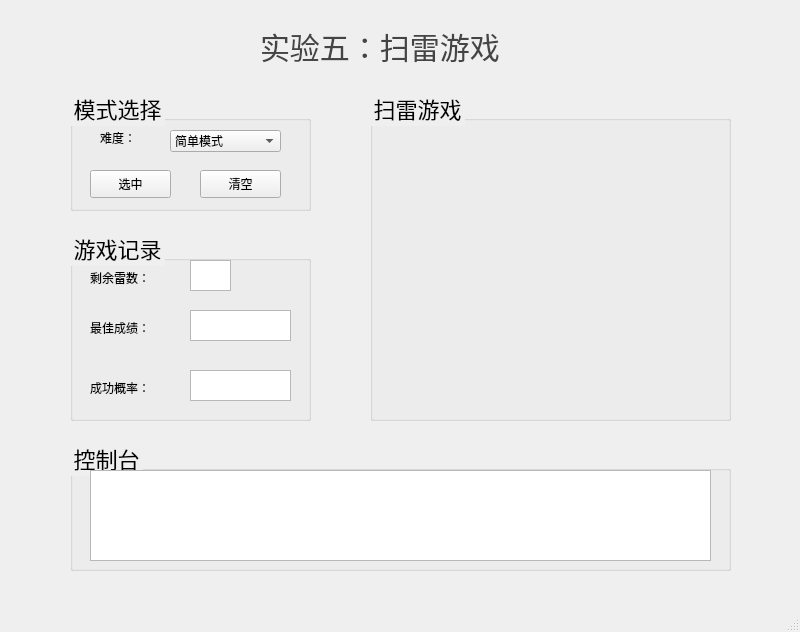
<?xml version="1.0" encoding="UTF-8"?>
<ui version="4.0">
 <class>MainWindow</class>
 <widget class="QMainWindow" name="MainWindow">
  <property name="geometry">
   <rect>
    <x>0</x>
    <y>0</y>
    <width>800</width>
    <height>632</height>
   </rect>
  </property>
  <property name="windowTitle">
   <string>MainWindow</string>
  </property>
  <property name="styleSheet">
   <string notr="true">QGroupBox{
	font: 22px;
}</string>
  </property>
  <widget class="QWidget" name="centralwidget">
   <widget class="QLabel" name="label">
    <property name="geometry">
     <rect>
      <x>260</x>
      <y>20</y>
      <width>251</width>
      <height>51</height>
     </rect>
    </property>
    <property name="styleSheet">
     <string notr="true">QLabel{
	font:30px;
	color:#444444;
}</string>
    </property>
    <property name="text">
     <string>实验五：扫雷游戏</string>
    </property>
   </widget>
   <widget class="QGroupBox" name="groupBox">
    <property name="geometry">
     <rect>
      <x>70</x>
      <y>90</y>
      <width>241</width>
      <height>121</height>
     </rect>
    </property>
    <property name="title">
     <string>模式选择</string>
    </property>
    <widget class="QLabel" name="label_2">
     <property name="geometry">
      <rect>
       <x>30</x>
       <y>40</y>
       <width>51</width>
       <height>16</height>
      </rect>
     </property>
     <property name="font">
      <font>
       <weight>50</weight>
       <italic>false</italic>
       <bold>false</bold>
      </font>
     </property>
     <property name="text">
      <string>难度：</string>
     </property>
    </widget>
    <widget class="QComboBox" name="level_option">
     <property name="geometry">
      <rect>
       <x>100</x>
       <y>40</y>
       <width>111</width>
       <height>22</height>
      </rect>
     </property>
     <item>
      <property name="text">
       <string>简单模式</string>
      </property>
     </item>
     <item>
      <property name="text">
       <string>中等模式</string>
      </property>
     </item>
     <item>
      <property name="text">
       <string>困难模式</string>
      </property>
     </item>
    </widget>
    <widget class="QPushButton" name="btn_confirm">
     <property name="geometry">
      <rect>
       <x>20</x>
       <y>80</y>
       <width>81</width>
       <height>28</height>
      </rect>
     </property>
     <property name="text">
      <string>选中</string>
     </property>
    </widget>
    <widget class="QPushButton" name="btn_clear">
     <property name="geometry">
      <rect>
       <x>130</x>
       <y>80</y>
       <width>81</width>
       <height>28</height>
      </rect>
     </property>
     <property name="text">
      <string>清空</string>
     </property>
    </widget>
   </widget>
   <widget class="QGroupBox" name="groupBox_2">
    <property name="geometry">
     <rect>
      <x>370</x>
      <y>90</y>
      <width>361</width>
      <height>331</height>
     </rect>
    </property>
    <property name="title">
     <string>扫雷游戏</string>
    </property>
    <widget class="QWidget" name="gridLayoutWidget">
     <property name="geometry">
      <rect>
       <x>20</x>
       <y>30</y>
       <width>321</width>
       <height>291</height>
      </rect>
     </property>
     <layout class="QGridLayout" name="btn_contain"/>
    </widget>
   </widget>
   <widget class="QGroupBox" name="groupBox_3">
    <property name="geometry">
     <rect>
      <x>70</x>
      <y>440</y>
      <width>661</width>
      <height>131</height>
     </rect>
    </property>
    <property name="title">
     <string>控制台</string>
    </property>
    <widget class="QTextBrowser" name="res_console">
     <property name="geometry">
      <rect>
       <x>20</x>
       <y>30</y>
       <width>621</width>
       <height>91</height>
      </rect>
     </property>
    </widget>
   </widget>
   <widget class="QGroupBox" name="groupBox_4">
    <property name="geometry">
     <rect>
      <x>70</x>
      <y>230</y>
      <width>241</width>
      <height>191</height>
     </rect>
    </property>
    <property name="title">
     <string>游戏记录</string>
    </property>
    <widget class="QLabel" name="label_4">
     <property name="geometry">
      <rect>
       <x>20</x>
       <y>150</y>
       <width>72</width>
       <height>15</height>
      </rect>
     </property>
     <property name="font">
      <font>
       <weight>50</weight>
       <bold>false</bold>
      </font>
     </property>
     <property name="text">
      <string>成功概率：</string>
     </property>
    </widget>
    <widget class="QTextBrowser" name="success_pro">
     <property name="geometry">
      <rect>
       <x>120</x>
       <y>140</y>
       <width>101</width>
       <height>31</height>
      </rect>
     </property>
    </widget>
    <widget class="QTextBrowser" name="best_record">
     <property name="geometry">
      <rect>
       <x>120</x>
       <y>80</y>
       <width>101</width>
       <height>31</height>
      </rect>
     </property>
    </widget>
    <widget class="QLabel" name="label_5">
     <property name="geometry">
      <rect>
       <x>20</x>
       <y>90</y>
       <width>72</width>
       <height>15</height>
      </rect>
     </property>
     <property name="font">
      <font>
       <weight>50</weight>
       <bold>false</bold>
      </font>
     </property>
     <property name="text">
      <string>最佳成绩：</string>
     </property>
    </widget>
    <widget class="QLabel" name="label_6">
     <property name="geometry">
      <rect>
       <x>20</x>
       <y>40</y>
       <width>72</width>
       <height>15</height>
      </rect>
     </property>
     <property name="font">
      <font>
       <weight>50</weight>
       <bold>false</bold>
      </font>
     </property>
     <property name="text">
      <string>剩余雷数：</string>
     </property>
    </widget>
    <widget class="QTextBrowser" name="remain_num">
     <property name="geometry">
      <rect>
       <x>120</x>
       <y>30</y>
       <width>41</width>
       <height>31</height>
      </rect>
     </property>
    </widget>
   </widget>
  </widget>
  <widget class="QStatusBar" name="statusbar"/>
 </widget>
 <resources/>
 <connections/>
</ui>
